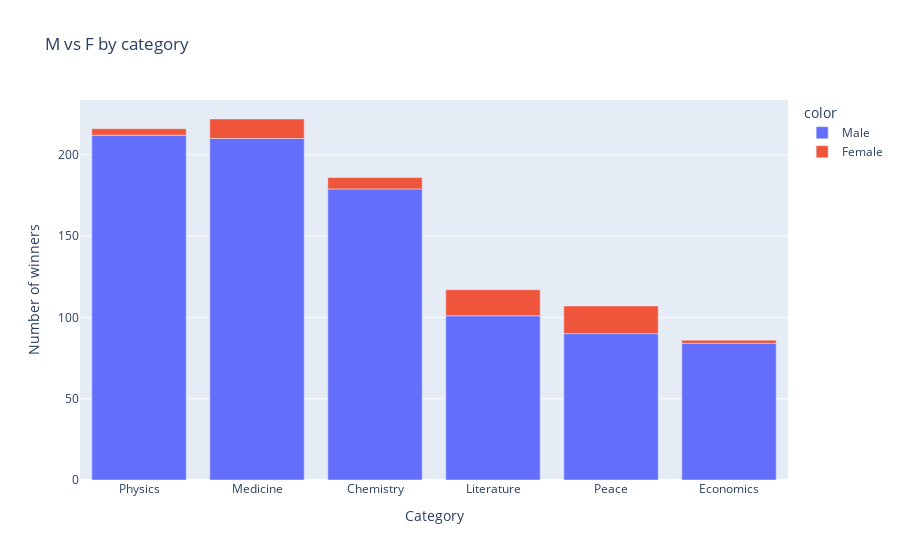

The code cell stored with this chart in its notebook:
### Code cell
bar_mvf = px.bar(
    x = mvf_by_cat.category,
    y = mvf_by_cat.prize,
    color = mvf_by_cat.sex,
    title = 'M vs F by category'
)

bar_mvf.update_layout(
    xaxis_title = 'Category',
    yaxis_title = 'Number of winners'
)

bar_mvf.show()

### Figure 1 — Plotly figure (JSON) as saved in the notebook; plotly's stock layout.template omitted (floating-point values rounded to 4 significant figures)
{"data": [{"alignmentgroup": "True", "hovertemplate": "color=Male<br>x=%{x}<br>y=%{y}<extra></extra>", "legendgroup": "Male", "marker": {"color": "#636efa"}, "name": "Male", "offsetgroup": "Male", "orientation": "v", "showlegend": true, "textposition": "auto", "type": "bar", "x": ["Physics", "Medicine", "Chemistry", "Literature", "Peace", "Economics"], "xaxis": "x", "y": [212, 210, 179, 101, 90, 84], "yaxis": "y"}, {"alignmentgroup": "True", "hovertemplate": "color=Female<br>x=%{x}<br>y=%{y}<extra></extra>", "legendgroup": "Female", "marker": {"color": "#EF553B"}, "name": "Female", "offsetgroup": "Female", "orientation": "v", "showlegend": true, "textposition": "auto", "type": "bar", "x": ["Peace", "Literature", "Medicine", "Chemistry", "Physics", "Economics"], "xaxis": "x", "y": [17, 16, 12, 7, 4, 2], "yaxis": "y"}], "layout": {"barmode": "relative", "legend": {"title": {"text": "color"}, "tracegroupgap": 0}, "title": {"text": "M vs F by category"}, "xaxis": {"anchor": "y", "domain": [0, 1], "title": {"text": "Category"}}, "yaxis": {"anchor": "x", "domain": [0, 1], "title": {"text": "Number of winners"}}}}
